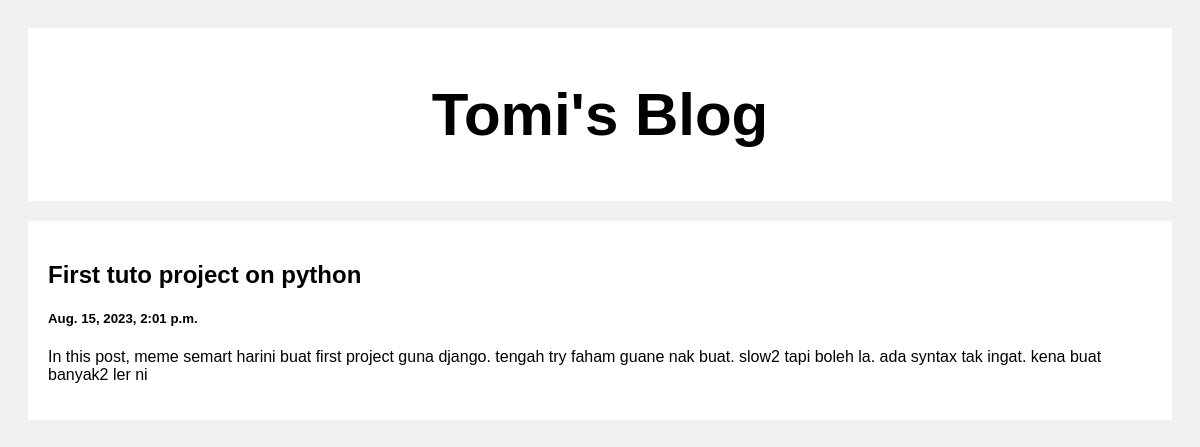
/post/1, run on the app's committed database.
### posts/models.py (models this page shows)
class Post(models.Model):
    title = models.CharField(max_length=100)
    body = models.CharField(max_length=1000000)
    created_at = models.DateTimeField(default=datetime.now, blank=True)

### posts/views.py (the view)
# urls.py: path('post/<str:pk>', views.post, name='post')
def post(request, pk):
    post = Post.objects.get(id=pk)
    return render(request, 'post.html', {'post': post})

### templates/post.html (shortened to what this page needs)
<!DOCTYPE html>
<html>
<head>
</head>
<body>
<div class="header">
  <h2>Tomi's Blog</h2>
</div>
<div class="row">
  <div class="leftcolumn">
    <div class="card">
        <h2>{{post.title}}</h2>
        <h5>{{post.created_at}}</h5>
        <p>{{post.body}}</p>
    </div>
  </div>
</div>
</body>
</html>

### templates/post.html (style rules this page uses)
* { box-sizing: border-box; }
body { font-family: Arial; padding: 20px; background: #f1f1f1; }
.header { padding: 2px; font-size: 40px; text-align: center; background: white; }
.leftcolumn { float: left; width: 100%; }
.card { background-color: white; padding: 20px; margin-top: 20px; }
.row:after { content: ""; display: table; clear: both; }

### data on the page
Post: title "First tuto project on python", created_at "Aug. 15, 2023, 2:01 p.m.", body "In this post, meme semart harini buat first project guna django. tengah try faham guane nak buat. slow2 tapi boleh la. ada syntax tak ingat. kena buat banyak2 ler ni"
